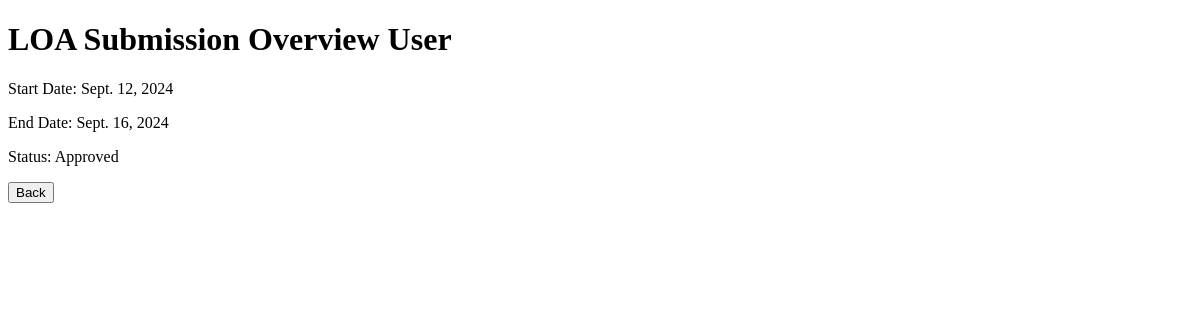
The page /loa_submission_overview_user/?id=1 (signed in) on the database as committed earlier.
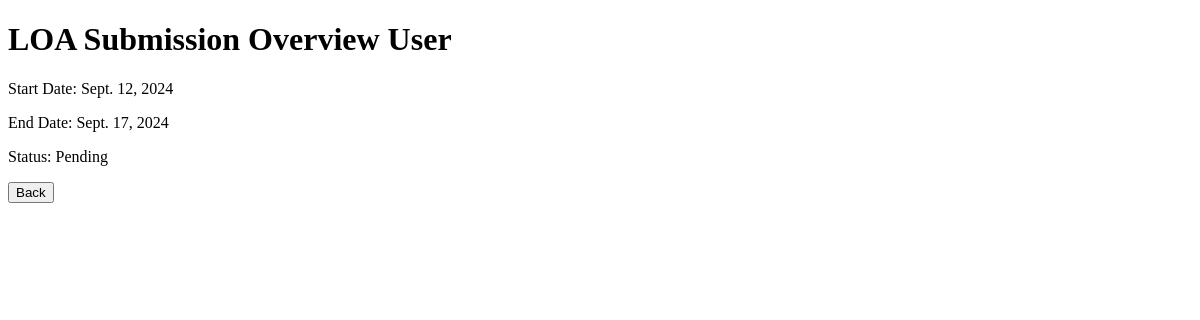
The same page on the database as committed later.
### main/models.py (models this page shows, shortened)
class LOA(models.Model):
    STATUS_CHOICES = [
        ('Pending', 'Pending'),
        ('Approved', 'Approved'),
        ('Denied', 'Denied'),
    ]
    user = models.ForeignKey(User, on_delete=models.CASCADE)
    start_date = models.DateField()
    end_date = models.DateField()
    status = models.CharField(max_length=10, choices=STATUS_CHOICES, default='Pending')

### main/views.py (the view)
# urls.py: path('loa_submission_overview_user/', views.loa_submission_overview_user, name='loa_submission_overview_user'),
@login_required
@user_passes_test(is_user)
def loa_submission_overview_user(request):
    loa_id = request.GET.get('id')
    loa = get_object_or_404(LOA, id=loa_id, user=request.user)
    return render(request, 'loa_submission_overview_user.html', {'loa': loa})

### main/views.py (called while the page is built)
def is_user(user):
    return user.groups.filter(name='User').exists()

### main/templates/loa_submission_overview_user.html (shortened to what this page needs)
<!DOCTYPE html>
<html>
<head>
</head>
<body>
<h1>LOA Submission Overview User</h1>
<p>Start Date: {{ loa.start_date }}</p>
<p>End Date: {{ loa.end_date }}</p>
<p>Status: {{ loa.status }}</p>
<a href="{% url 'loa_user' %}"><button type="button">Back</button></a>
</body>
</html>

Rows that differ between the two databases and show on the page:
changed LOA: end_date "Sept. 16, 2024" → "Sept. 17, 2024"; status "Approved" → "Pending"
